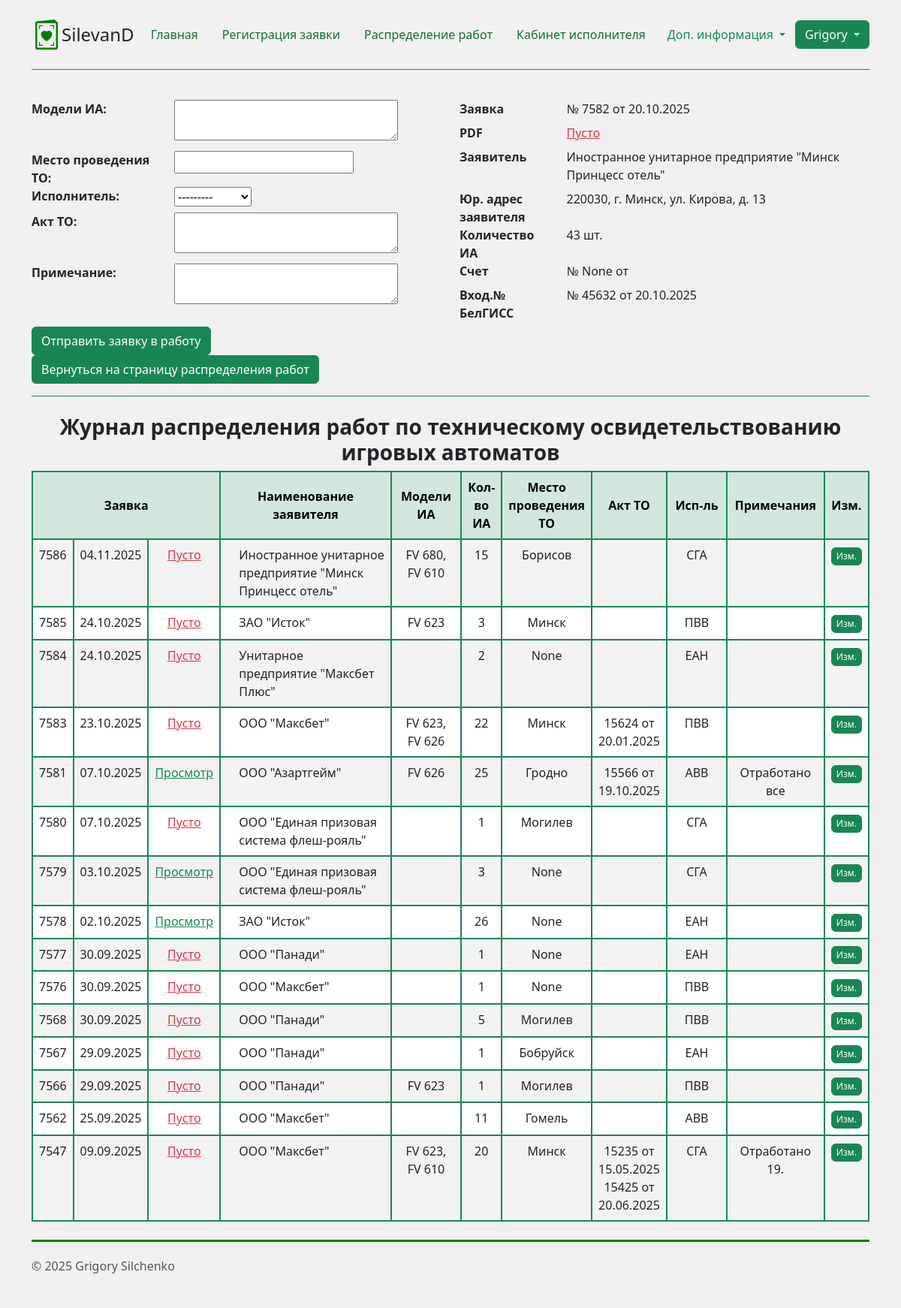
Screenshot of /distribution/application_distribution/55 (signed in) with the database file from the repository.
### application/models.py (models this page shows)
class Application(models.Model):
    application_number = models.IntegerField()
    created_on = models.DateField(default=timezone.now, blank=True, null=True)
    application_number_belgiss = models.IntegerField(blank=True, null=True, verbose_name='Входящий номер БелГИСС')
    date_belgiss = models.DateField(blank=True, null=True, verbose_name='Дата входящего номера БелГИСС')
    num_of_mach = models.IntegerField(verbose_name='Количество ИА')
    bill_number = models.CharField(max_length=20, blank=True, null=True, verbose_name='Номер счета')
    bill_date = models.DateField(blank=True, null=True, verbose_name='Дата счета')
    pdf = models.FileField(verbose_name='PDF', upload_to='PDF/', blank=True, null=True)
    declarant = models.ForeignKey('Declarant', on_delete=models.CASCADE, related_name='applications', verbose_name='Заявитель')
    status = models.ForeignKey('Status', on_delete=models.CASCADE, related_name='applications')
    def __str__(self):
        return str(self.application_number)

class Declarant(models.Model):
    name = models.CharField(max_length=200, verbose_name='Наименование заявителя')
    address = models.TextField(max_length=500, verbose_name='Юридический адрес')
    unp = models.IntegerField(verbose_name='УНП')
    def __str__(self):
        return self.name

### distribution/models.py (models this page shows)
class ControlJournal(models.Model):
    short_slot_name = models.TextField(max_length=200, blank=True, null=True, verbose_name='Модели ИА')
    place = models.CharField(max_length=50, blank=True, null=True, verbose_name='Место проведения ТО')
    application = models.ForeignKey('application.Application', on_delete=models.CASCADE, related_name='control_journal')
    act = models.TextField(max_length=200, blank=True, null=True, verbose_name='Акт ТО')
    notice = models.TextField(max_length=200, blank=True, null=True, verbose_name='Примечание')
    user = models.ForeignKey(User, on_delete=models.CASCADE, verbose_name='Исполнитель')
    def __str__(self):
        return str(self.application)

### distribution/views.py (the view, shortened to what this page needs)
# urls.py: path('application_distribution/<int:pk>', views.application_distribution, name='application_distribution')
@permission_required('distribution.view_controljournal')
def application_distribution(request, pk):
    application = Application.objects.get(pk=pk)
    form = ControlJournalInput()
    success_message = ''
    distributions = ControlJournal.objects.all().order_by('-application')
    context = (
        {
        'form': form,
        'application': application,
        'success_message': success_message,
        'distributions': distributions
         }
    )
    return render(request, 'application_distribution.html', context)

### distribution/forms.py
class ControlJournalInput(forms.ModelForm):
    class Meta:
        model = ControlJournal
        fields = ['short_slot_name',
                  'place',
                  'user',
                  'act',
                  'notice']
        widgets = {
            'short_slot_name': forms.Textarea(attrs={'cols':30, 'rows': 2}),
            'act': forms.Textarea(attrs={'cols':30, 'rows': 2}),
            'notice': forms.Textarea(attrs={'cols':30, 'rows': 2})
        }

### distribution/templates/application_distribution.html (shortened to what this page needs)
{% extends "base.html" %}
{% block page_content %}
<div class="container">
  <div class="d-flex justify-content-center py-3 mb-4 border-bottom border-success">
            <div class="row">
                <div class="col">
                    <br>
                        <form action="{% url 'application_distribution' application.pk %}" method="post">
                            <dl class="row">
                            {% for field in form %}
                                <dt class="col-sm-4">{{ field.label_tag }}</dt>
                                <dd class="col-sm-8">{{ field }}</dd>
                            {% endfor %}
                            </dl>
                            <button type="submit" class="btn btn-success">Отправить заявку в работу</button>
                            <a href="{% url 'distribution' %}" class="btn btn-success">Вернуться на страницу распределения работ</a>
                        </form>
                </div>
                <div class="col">
                    <br>
                    <dl class="row">
                        <dt class="col-sm-3">Заявка</dt>
                        <dd class="col-sm-9">№ {{ application }} от {{ application.created_on|date:"d.m.Y" }}</dd>
                        <dt class="col-sm-3">PDF</dt>
                        <dd class="col-sm-9">
                            {% if app.pdf %}
                                <a href="{{ application.pdf.url }}" class="text text-success" target="_blank">Просмотр</a>
                            {% else %}
                                <a class="text text-danger">Пусто</a>
                            {% endif %}
                        </dd>
                        <dt class="col-sm-3">Заявитель</dt>
                        <dd class="col-sm-9">{{ application.declarant }}</dd>
                        <dt class="col-sm-3">Юр. адрес заявителя</dt>
                        <dd class="col-sm-9">{{ application.declarant.address }}</dd>
                        <dt class="col-sm-3">Количество ИА</dt>
                        <dd class="col-sm-9">{{ application.num_of_mach }} шт.</dd>
                        <dt class="col-sm-3">Счет</dt>
                        <dd class="col-sm-9">№ {{ application.bill_number }} от {{ application.bill_date|date:"d.m.Y" }}</dd>
                        <dt class="col-sm-3">Вход.№ БелГИСС</dt>
                        <dd class="col-sm-9">№ {{ application.application_number_belgiss }} от {{ application.date_belgiss|date:"d.m.Y" }}</dd>
                    </dl>
                </div>
            </div>
  </div>
        <h3 class="d-flex justify-content-center">
            <b>Журнал распределения работ по техническому освидетельствованию игровых автоматов</b>
        </h3>
      <table class="table table-hover table-striped table-bordered border-2 border-success text-center">
      <thead class="table table-success table-bordered border-success align-middle">
        <tr>
          <th scope="col" colspan="3">Заявка</th>
          <th scope="col">Наименование заявителя</th>
          <th scope="col">Модели ИА</th>
          <th scope="col" style="width: 50px;">Кол-во ИА</th>
          <th scope="col" style="width: 100px;">Место проведения ТО</th>
          <th scope="col" style="width: 100px;">Акт ТО</th>
          <th scope="col" style="width: 80px;">Исп-ль</th>
          <th scope="col">Примечания</th>
          <th scope="col" style="width: 50px;">Изм.</th>
        </tr>
      </thead>
      <tbody>
      {% for distribution in distributions %}
        <tr>
          <td>{{ distribution }}</td>
          <td>{{ distribution.application.created_on|date:"d.m.Y" }}</td>
          <td>
              {% if distribution.application.pdf %}
                <a href="{{ distribution.application.pdf.url }}" class="text text-success" target="_blank">Просмотр</a>
              {% else %}
                <a class="text text-danger">Пусто</a>
              {% endif %}
          </td>
          <td class="text-start ps-4">{{ distribution.application.declarant }}</td>
          <td>{{ distribution.short_slot_name }}</td>
          <td>{{ distribution.application.num_of_mach }}</td>
          <td>{{ distribution.place }}</td>
          <td>{{ distribution.act }}</td>
          <td>{{ distribution.user }}</td>
          <td>{{ distribution.notice }}</td>
          <td><a href="{% url 'distribution_change' distribution.pk  %}" class="btn btn-success" style="padding: 2px 6px; font-size: 12px;">Изм.</a>
          </td>
        </tr>
      {% endfor %}
      </tbody>
    </table>
</div>
{% endblock %}

### templates/base.html (shortened to what this page needs)
<!doctype html>
<html lang="ru">
  <head>
    <link href="https://cdn.jsdelivr.net/npm/bootstrap@5.3.0/dist/css/bootstrap.min.css" rel="stylesheet">
    <link rel="stylesheet" href="https://cdn.jsdelivr.net/npm/bootstrap-icons/font/bootstrap-icons.css">
  </head>
  <body style="background-color: #f0f0f0;">
    <div class="container">
      <header class="d-flex flex-wrap justify-content-center align-items-center py-3 border-bottom border-success">
        <a href="/" class="d-flex align-items-center mb-3 mb-md-0 me-md-auto text-dark text-decoration-none">
          <i class="bi bi-valentine2" style="font-size: 40px; color: green;"></i>
          <span class="fs-4">SilevanD</span>
        </a>
        <ul class="nav nav-pills">
          <li class="nav-item"><a href="{% url 'home' %}" class="nav-link" aria-current="page">Главная</a></li>
          <li class="nav-item"><a href="{% url 'application' %}" class="nav-link">Регистрация заявки</a></li>
          <li class="nav-item"><a href="{% url 'distribution' %}" class="nav-link">Распределение работ</a></li>
          <li class="nav-item"><a href="{% url 'act_creation' %}" class="nav-link">Кабинет исполнителя</a></li>
        </ul>
        <div class="dropdown">
          <button class="btn text-success dropdown-toggle" type="button" data-bs-toggle="dropdown" aria-expanded="false">
            Доп. информация
          </button>
        </div>
        <div class="d-flex align-items-center">
          {% if request.user.is_authenticated %}
            <div class="dropdown">
              <button class="btn btn-success dropdown-toggle" type="button" id="dropdownLogout" data-bs-toggle="dropdown" aria-expanded="false">
                {{ request.user.get_full_name|default:request.user.username }}
              </button>
            </div>
          {% else %}
            <a class="btn btn-outline-success" href="{% url 'login' %}">Войти</a>
          {% endif %}
        </div>
      </header>
    </div>
    {% block page_content %}
    {% endblock %}
    <div class="container">
      <footer class="d-flex flex-wrap justify-content-between align-items-center py-3 my-4" style="border-top: 3px solid green; margin: 0;">
        <p class="col-md-4 mb-0 text-body-secondary">© 2025 Grigory Silchenko</p>
        <a href="/" class="col-md-4 d-flex align-items-center justify-content-center mb-3 mb-md-0 me-md-auto
        link-body-emphasis text-decoration-none" aria-label="Bootstrap">
          <svg class="bi me-2" width="40" height="32" aria-hidden="true"><use xlink:href="#bootstrap"></use></svg>
        </a>
      </footer>
    </div>
  </body>
</html>

### templates/base.html (style rules this page uses)
h1, h3, h5 { text-align: center; }
.nav-link { background-color: #f0f0f0; color: #176e35; }
.table-bordered, .table-bordered th, .table-bordered td { border: 1px solid #198754 !important; }
.table { border-collapse: separate; border-spacing: 0; }

### rows the page displays
Application: application_number "7582", created_on "20.10.2025", declarant "Иностранное унитарное предприятие \"Минск Принцесс отель\"", declarant.address "220030, г. Минск, ул. Кирова, д. 13", num_of_mach "43", bill_number "None", application_number_belgiss "45632", date_belgiss "20.10.2025"
ControlJournal: application.application_number "7586", application.created_on "04.11.2025", shows "Пусто", application.declarant "Иностранное унитарное предприятие \"Минск Принцесс отель\"", short_slot_name "FV 680, FV 610", application.num_of_mach "15", place "Борисов", user "СГА"
ControlJournal: application.application_number "7585", application.created_on "24.10.2025", shows "Пусто", application.declarant "ЗАО \"Исток\"", short_slot_name "FV 623", application.num_of_mach "3", place "Минск", user "ПВВ"
ControlJournal: application.application_number "7584", application.created_on "24.10.2025", shows "Пусто", application.declarant "Унитарное предприятие \"Максбет Плюс\"", application.num_of_mach "2", place "None", user "ЕАН"
ControlJournal: application.application_number "7583", application.created_on "23.10.2025", shows "Пусто", application.declarant "ООО \"Максбет\"", short_slot_name "FV 623, FV 626", application.num_of_mach "22", place "Минск", act "15624 от 20.01.2025", user "ПВВ"
ControlJournal: application.application_number "7581", application.created_on "07.10.2025", application.declarant "ООО \"Азартгейм\"", short_slot_name "FV 626", application.num_of_mach "25", place "Гродно", act "15566 от 19.10.2025", user "АВВ", notice "Отработано все"
ControlJournal: application.application_number "7580", application.created_on "07.10.2025", shows "Пусто", application.declarant "ООО \"Единая призовая система флеш-рояль\"", application.num_of_mach "1", place "Могилев", user "СГА"
ControlJournal: application.application_number "7579", application.created_on "03.10.2025", application.declarant "ООО \"Единая призовая система флеш-рояль\"", application.num_of_mach "3", place "None", user "СГА"
ControlJournal: application.application_number "7578", application.created_on "02.10.2025", application.declarant "ЗАО \"Исток\"", application.num_of_mach "26", place "None", user "ЕАН"
ControlJournal: application.application_number "7577", application.created_on "30.09.2025", shows "Пусто", application.declarant "ООО \"Панади\"", application.num_of_mach "1", place "None", user "ЕАН"
ControlJournal: application.application_number "7576", application.created_on "30.09.2025", shows "Пусто", application.declarant "ООО \"Максбет\"", application.num_of_mach "1", place "None", user "ПВВ"
ControlJournal: application.application_number "7568", application.created_on "30.09.2025", shows "Пусто", application.declarant "ООО \"Панади\"", application.num_of_mach "5", place "Могилев", user "ПВВ"
ControlJournal: application.application_number "7567", application.created_on "29.09.2025", shows "Пусто", application.declarant "ООО \"Панади\"", application.num_of_mach "1", place "Бобруйск", user "ЕАН"
ControlJournal: application.application_number "7566", application.created_on "29.09.2025", shows "Пусто", application.declarant "ООО \"Панади\"", short_slot_name "FV 623", application.num_of_mach "1", place "Могилев", user "ПВВ"
ControlJournal: application.application_number "7562", application.created_on "25.09.2025", shows "Пусто", application.declarant "ООО \"Максбет\"", application.num_of_mach "11", place "Гомель", user "АВВ"
ControlJournal: application.application_number "7547", application.created_on "09.09.2025", shows "Пусто", application.declarant "ООО \"Максбет\"", short_slot_name "FV 623, FV 610", application.num_of_mach "20", place "Минск", act "15235 от 15.05.2025 15425 от 20.06.2025", user "СГА", notice "Отработано 19."

### other values shown
{{ request.user.get_full_name|default:request.user.username }} "Grigory"
{{ field.label_tag }} "Модели ИА:" "Место проведения ТО:" "Исполнитель:" "Акт ТО:" "Примечание:"
